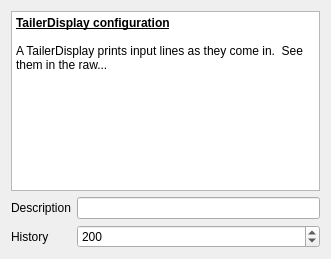
<?xml version="1.0" encoding="UTF-8"?>
<ui version="4.0">
 <class>TailerDisplayConfigWidget</class>
 <widget class="QWidget" name="TailerDisplayConfigWidget">
  <property name="geometry">
   <rect>
    <x>0</x>
    <y>0</y>
    <width>331</width>
    <height>259</height>
   </rect>
  </property>
  <property name="windowTitle">
   <string>Form</string>
  </property>
  <layout class="QVBoxLayout" name="verticalLayout">
   <item>
    <widget class="QTextBrowser" name="textBrowser">
     <property name="html">
      <string>&lt;!DOCTYPE HTML PUBLIC &quot;-//W3C//DTD HTML 4.0//EN&quot; &quot;http://www.w3.org/TR/REC-html40/strict.dtd&quot;&gt;
&lt;html&gt;&lt;head&gt;&lt;meta name=&quot;qrichtext&quot; content=&quot;1&quot; /&gt;&lt;style type=&quot;text/css&quot;&gt;
p, li { white-space: pre-wrap; }
&lt;/style&gt;&lt;/head&gt;&lt;body style=&quot; font-family:'Ubuntu'; font-size:9pt; font-weight:400; font-style:normal;&quot;&gt;
&lt;p style=&quot; margin-top:0px; margin-bottom:0px; margin-left:0px; margin-right:0px; -qt-block-indent:0; text-indent:0px;&quot;&gt;&lt;span style=&quot; font-weight:600; text-decoration: underline;&quot;&gt;TailerDisplay configuration&lt;/span&gt;&lt;/p&gt;
&lt;p style=&quot;-qt-paragraph-type:empty; margin-top:0px; margin-bottom:0px; margin-left:0px; margin-right:0px; -qt-block-indent:0; text-indent:0px;&quot;&gt;&lt;/p&gt;
&lt;p style=&quot; margin-top:0px; margin-bottom:0px; margin-left:0px; margin-right:0px; -qt-block-indent:0; text-indent:0px;&quot;&gt;A TailerDisplay prints input lines as they come in.  See them in the raw...&lt;/p&gt;&lt;/body&gt;&lt;/html&gt;</string>
     </property>
    </widget>
   </item>
   <item>
    <layout class="QGridLayout" name="gridLayout">
     <item row="0" column="0">
      <widget class="QLabel" name="label">
       <property name="text">
        <string>Description</string>
       </property>
      </widget>
     </item>
     <item row="0" column="1">
      <widget class="QLineEdit" name="descriptionEdit"/>
     </item>
     <item row="1" column="0">
      <widget class="QLabel" name="label_2">
       <property name="text">
        <string>History</string>
       </property>
      </widget>
     </item>
     <item row="1" column="1">
      <widget class="QSpinBox" name="historySpin">
       <property name="minimum">
        <number>100</number>
       </property>
       <property name="maximum">
        <number>5000</number>
       </property>
       <property name="singleStep">
        <number>100</number>
       </property>
       <property name="value">
        <number>200</number>
       </property>
      </widget>
     </item>
    </layout>
   </item>
  </layout>
 </widget>
 <resources/>
 <connections/>
</ui>
